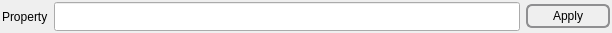
<?xml version="1.0" encoding="UTF-8"?>
<ui version="4.0">
 <class>DataContainerCreationWidget</class>
 <widget class="QFrame" name="DataContainerCreationWidget">
  <property name="geometry">
   <rect>
    <x>0</x>
    <y>0</y>
    <width>612</width>
    <height>33</height>
   </rect>
  </property>
  <layout class="QHBoxLayout" name="horizontalLayout_2">
   <property name="leftMargin">
    <number>2</number>
   </property>
   <property name="topMargin">
    <number>2</number>
   </property>
   <property name="rightMargin">
    <number>2</number>
   </property>
   <property name="bottomMargin">
    <number>2</number>
   </property>
   <item>
    <widget class="QLabel" name="label">
     <property name="text">
      <string>Property</string>
     </property>
    </widget>
   </item>
   <item>
    <widget class="QLineEdit" name="dataContainerName">
     <property name="sizePolicy">
      <sizepolicy hsizetype="Expanding" vsizetype="Preferred">
       <horstretch>0</horstretch>
       <verstretch>0</verstretch>
      </sizepolicy>
     </property>
     <property name="styleSheet">
      <string notr="true"/>
     </property>
     <property name="text">
      <string/>
     </property>
    </widget>
   </item>
   <item>
    <widget class="QPushButton" name="applyChangesBtn">
     <property name="sizePolicy">
      <sizepolicy hsizetype="Preferred" vsizetype="Preferred">
       <horstretch>0</horstretch>
       <verstretch>0</verstretch>
      </sizepolicy>
     </property>
     <property name="minimumSize">
      <size>
       <width>84</width>
       <height>0</height>
      </size>
     </property>
     <property name="maximumSize">
      <size>
       <width>234234</width>
       <height>24</height>
      </size>
     </property>
     <property name="toolTip">
      <string>Click to apply the changes and run a preflight check</string>
     </property>
     <property name="styleSheet">
      <string notr="true"> QPushButton {
     border: 2px solid #8f8f91;
     border-radius: 6px;
     background-color: qlineargradient(x1: 0, y1: 0, x2: 0, y2: 1,
                                       stop: 0 #f6f7fa, stop: 1 #dadbde);
     min-width: 80px;
 }

 QPushButton:pressed {
     background-color: qlineargradient(x1: 0, y1: 0, x2: 0, y2: 1,
                                       stop: 0 #dadbde, stop: 1 #f6f7fa);
 }

 QPushButton:flat {
     border: none; /* no border for a flat push button */
 }

 QPushButton:default {
     border-color: navy; /* make the default button prominent */
 }</string>
     </property>
     <property name="text">
      <string>Apply</string>
     </property>
     <property name="autoDefault">
      <bool>false</bool>
     </property>
     <property name="default">
      <bool>false</bool>
     </property>
     <property name="flat">
      <bool>false</bool>
     </property>
    </widget>
   </item>
  </layout>
 </widget>
 <resources>
  <include location="../../icons/images/Icons.qrc"/>
 </resources>
 <connections/>
</ui>
